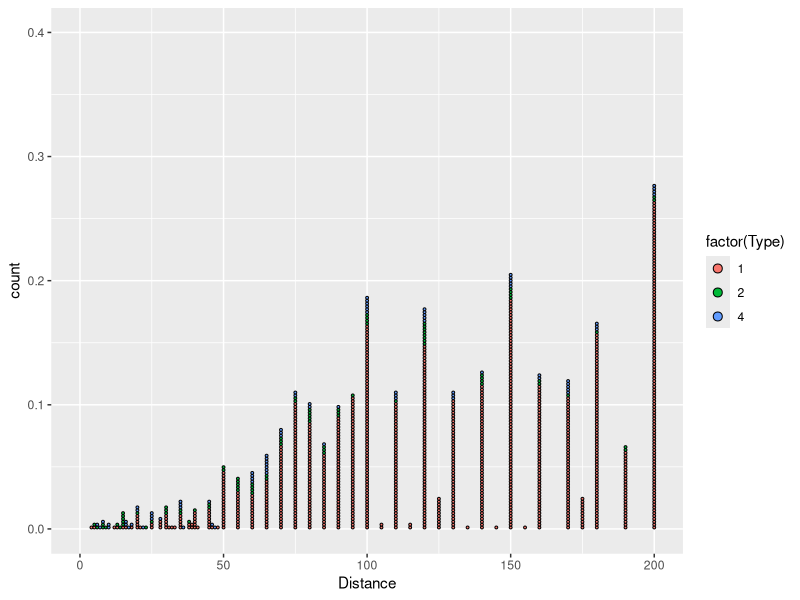
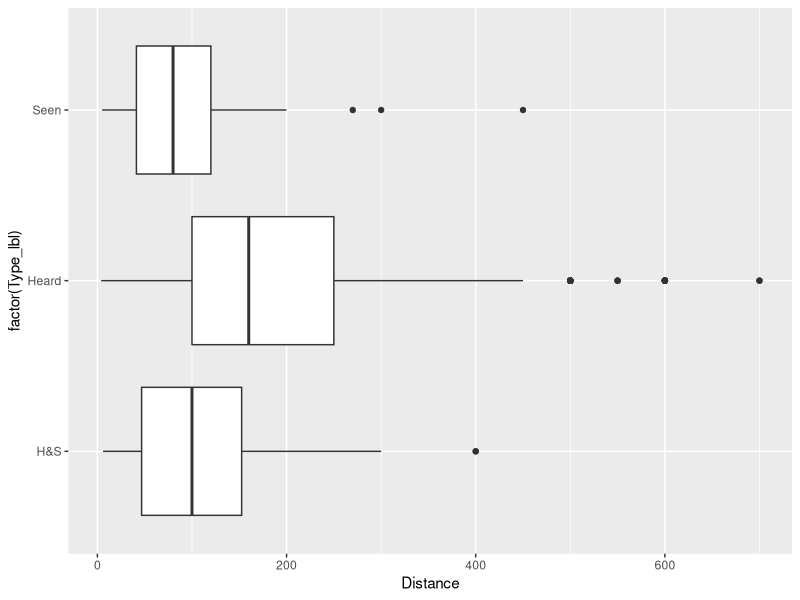
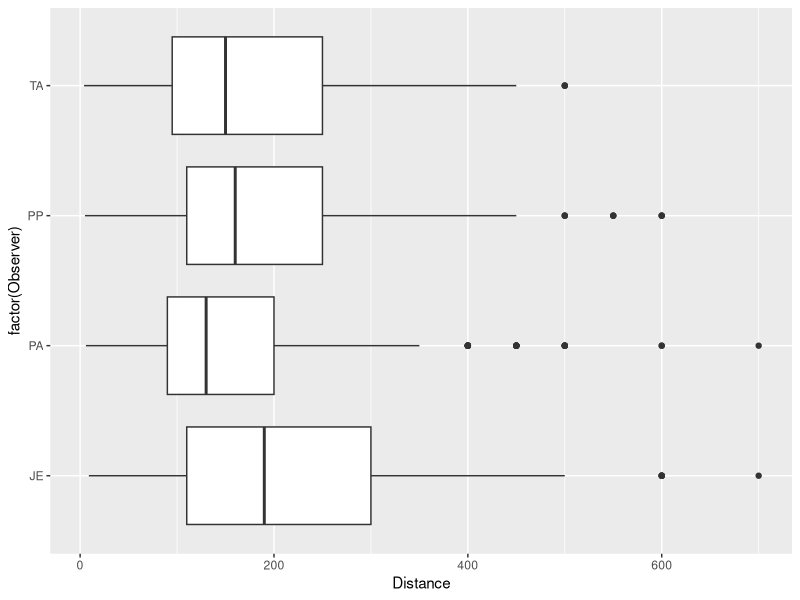

These charts were generated, in order, by the following R code: (Note: this script raises an error after producing the figures.)
### 4/20/14

## Reminder:
#Island 2 = Rota
#Island 4 = Tinian

library(dplyr)
library(ggplot2)
library(lubridate) # date/time manipulation

raw.data <- tbl_df(read.csv("COKI.csv", stringsAsFactors=FALSE))

## ===== CODING ====

Labels.Type <- c("Heard", "Seen", "", "H&S")
islands = c("Rota", "Tinian")

## want to add unique station ID
## need to get date into a date form



raw.data.2 <- mutate(raw.data, 
                     Date = mdy(paste(Mo, Day, 1900+Year, sep="/")),
                     Time = hm(paste(Hour%/%100, Hour%%100, sep=":")),
                     Stat_ID = (Transect*100)+Station,
                     Type_lbl = Labels.Type[Type],
                     Island_Name = islands[Island/2]
                     )

coki.82 <- filter(raw.data.2, Year==82)

Palie.82 <- filter(raw.data.2, Island==2, Year==82, Transect %in% c(5,11))
write.csv(Palie.82, file="Palie_82.csv", row.names=FALSE)

## ====== Graphs =======

ggplot(coki.82, aes(x=Distance, fill=factor(Type)))+geom_dotplot(stackgroups=TRUE, binwidth=1, method="histodot")+ylim(0, 0.4)+xlim(0,200)
# too hard to read


## === Distance by Observation Type ===
ggplot(coki.82, aes(factor(Type_lbl), Distance))+geom_boxplot()+coord_flip()
# Heard were further away, only seen up close


## === Distance by observer ===
ggplot(coki.82, aes(factor(Observer), Distance))+geom_boxplot()+coord_flip()
# TA & PP are comparable, PA's median is slightly lower w/ smaller spread than previous two. JE is higher, with  much wider spread than the other three.


## ==== Station Plot ===
# this is not meant to be an actual map, but just to observe the # observed per station
# will need count per observer per station, then summarise by station.
by.Station.2 <- coki.82 %.%
    filter(Island==2) %.%
    group_by(Stat_ID, Observer)%.%
    summarise(
      Seen=n(), 
      Tr = first(Transect), 
      St=first(Station)
      ) %.%
    group_by(Stat_ID) %.%
    summarise(
      Avg=mean(Seen),
      Tr = first(Tr), 
      St=first(St)
      )

ggplot(by.Station.2, aes(St, Tr, colour=Avg))+geom_point(aes(size = Avg)) +scale_size_area()+ggtitle("Mean Observations per Station: Island 2")+ylab("Transect #")+xlab("Station #")

# I'm not sure this graph  has statistical merit, but what it does tell me is that the higher observations are not clustered in any particular area, but they are spread out. It would probably be beneficial to map this to an actual map but that may be more work than I care to do at the moment. 

# --- I may not have broken that up by island. Fixed. There is maybe some clustering




by.Date.2 <- coki.82 %.%
  filter(Island==2) %.%
  group_by(Date, Stat_ID, Observer)%.%
  summarise(
    Seen=n()
  ) %.%
  group_by(Date, Stat_ID) %.%
  summarise(
    Avg=mean(Seen)
  ) 

ggplot(by.Date.2, aes(Date, Avg))+geom_point()+ylim(0,7)
# this is not quite the graph I was shooting for, but I think it's informative. It shows that the average # of birds observed per station (averaging between the two observers) was pretty consistent. I think I'd like to summarise further by the value of Avg to see how many fell in which range.

by.Date.2.avg <- by.Date.2 %.%
  group_by(Date, Avg) %.%
  summarise( count=n() )

ggplot(by.Date.2.avg, aes(Date, Avg, colour=count))+geom_point(aes(size = count)) +ylim(0,7)
## i think this is a bit more informative, showing that we saw around 2 per station, on average, and that it did not seem to change much throughout time. The days with lower averages may just be fewer station visits.


ggplot(by.Date.2, aes(Date, Stat_ID))+geom_point()
# hmm. This is looking like some of the adjacent stations were observed on the same day

coki.82 %.%
  group_by(Island, Date, Stat_ID) %.%
  summarise(n(), first(Hour))

## Yeah, it's looking like they stepped sequentially through the stations, by date. Will need to look at full list, but that could affect analysis. They're broken up over time, so it wasn't completely sequential, and I do understand that for convenience they'd need to do this, but not great. 


filter(by.Date.2, Date== as.POSIXct("1982-03-29", tz="UTC"))
